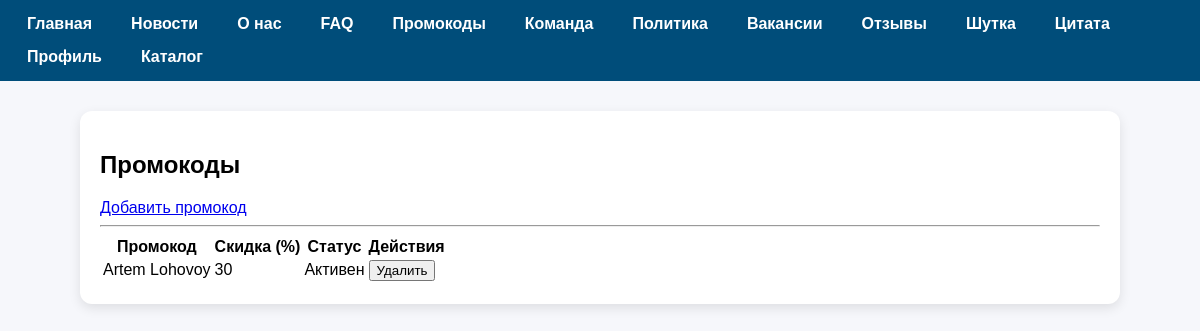
/promotions/promocodes/ (signed in), run on the app's committed database.
### promotions/models.py (models this page shows, shortened)
class PromoCode(models.Model):
    text = models.CharField(unique=True, max_length=50, verbose_name="Промокод")
    discount_percent = models.PositiveIntegerField(default=0, verbose_name="Скидка (%)")
    STATE_CHOICES = [
        ('active', 'Активен'),
        ('archive', 'Архив'),
    ]
    state = models.CharField(
        max_length=10,
        choices=STATE_CHOICES,
        default='active',
        verbose_name="Статус"
    )

### promotions/views.py (the view)
# urls.py: path('promocodes/', promocodes, name='promocodes'),
@user_passes_test(is_admin)
def promocodes(request):
    promocodes = PromoCode.objects.all()
    return render(request, 'promotions/promocodes.html', context={'promocodes': promocodes})

### promotions/views.py (called while the page is built)
def is_admin(user):
    return user.is_authenticated and getattr(user, "position", "") == "admin"

### users/templatetags/user_tags.py (called while the page is built)
@register.filter
def is_admin(user):
    if not user.is_authenticated:
        return False
    return user.position == Position.ADMIN.value

### promotions/templates/promotions/promocodes.html (shortened to what this page needs)
{% extends 'base.html' %}
{% block content %}
<h2>Промокоды</h2>
{% if user.is_authenticated and user.position == "admin" %}
    <a href="{% url 'promotions:promocode_add' %}" class="btn btn-success mb-3">Добавить промокод</a>
{% endif %}
<hr>
<table class="table">
    <thead>
        <tr>
            <th>Промокод</th>
            <th>Скидка (%)</th>
            <th>Статус</th>
            {% if user.is_authenticated and user.position == "admin" %}
                <th>Действия</th>
            {% endif %}
        </tr>
    </thead>
    <tbody>
    {% for prom in promocodes %}
        <tr>
            <td>{{ prom.text }}</td>
            <td>{{ prom.discount_percent }}</td>
            <td>{{ prom.get_state_display }}</td>
            {% if user.is_authenticated and user.position == "admin" %}
                <td>
                    <form action="{% url 'promotions:promocode_delete' prom.id %}" method="post" style="display:inline;">
                        <button type="submit" class="btn btn-danger btn-sm"
                                onclick="return confirm('Удалить промокод?');">Удалить</button>
                    </form>
                </td>
            {% endif %}
        </tr>
    {% endfor %}
    </tbody>
</table>
{% endblock %}

### templates/base.html (style rules this page uses)
body { font-family: Arial, sans-serif; margin: 0; padding: 0; background-color: #f6f7fb; }

### data on the page
PromoCode: text "Artem Lohovoy", discount_percent "30", state "Активен"
